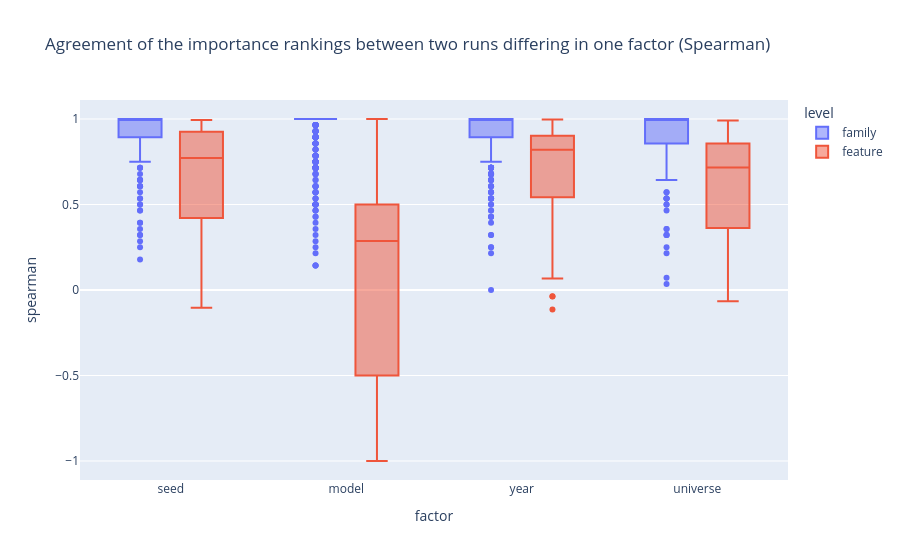

The code cell stored with this chart in its notebook:
### Markdown cell above
## 1. Agreement by factor

Every pair of runs that differ in one factor only. Families (all models; across groups on the shared families only) and features (within a feature group).

### Code cell
pairs = {"family": pair_agreement(family["pred"]), "feature": pair_agreement(feature["pred"])}
summary = pd.concat({level: p.groupby("factor")[["spearman", "kendall", "jaccard", "rbo"]].mean()
                     .assign(pairs=p.groupby("factor").size()) for level, p in pairs.items()})
display(summary)
both = pd.concat([p.assign(level=level) for level, p in pairs.items()])
px.box(both, x="factor", y="spearman", color="level", category_orders={"factor": ["seed", "model", "year", "universe"]},
       title="Agreement of the importance rankings between two runs differing in one factor (Spearman)").show()

### Figure 1 — Plotly figure (JSON) as saved in the notebook; plotly's stock layout.template omitted (floating-point values rounded to 4 significant figures; data arrays with more than 128 entries replaced by an {"elided": "..."} marker saying what was removed)
{"data": [{"alignmentgroup": "True", "hovertemplate": "level=family<br>factor=%{x}<br>spearman=%{y}<extra></extra>", "legendgroup": "family", "marker": {"color": "#636efa"}, "name": "family", "notched": false, "offsetgroup": "family", "orientation": "v", "showlegend": true, "type": "box", "x": {"elided": "1584 str values"}, "x0": " ", "xaxis": "x", "y": {"elided": "1584 float values"}, "y0": " ", "yaxis": "y"}, {"alignmentgroup": "True", "hovertemplate": "level=feature<br>factor=%{x}<br>spearman=%{y}<extra></extra>", "legendgroup": "feature", "marker": {"color": "#EF553B"}, "name": "feature", "notched": false, "offsetgroup": "feature", "orientation": "v", "showlegend": true, "type": "box", "x": {"elided": "1584 str values"}, "x0": " ", "xaxis": "x", "y": {"elided": "1584 float values"}, "y0": " ", "yaxis": "y"}], "layout": {"boxmode": "group", "legend": {"title": {"text": "level"}, "tracegroupgap": 0}, "title": {"text": "Agreement of the importance rankings between two runs differing in one factor (Spearman)"}, "xaxis": {"anchor": "y", "categoryarray": ["seed", "model", "year", "universe"], "categoryorder": "array", "domain": [0.0, 1.0], "title": {"text": "factor"}}, "yaxis": {"anchor": "x", "domain": [0.0, 1.0], "title": {"text": "spearman"}}}}
